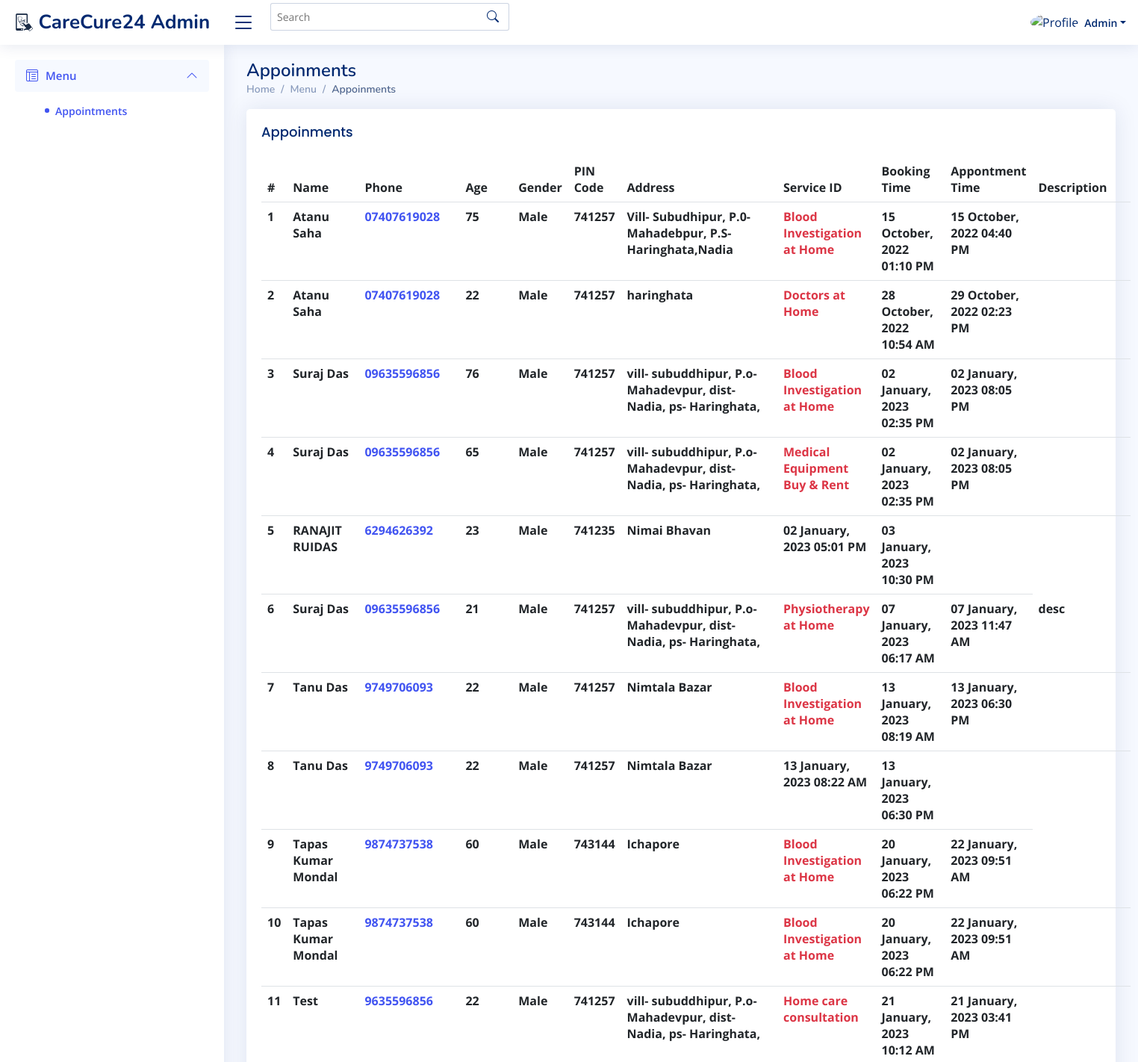
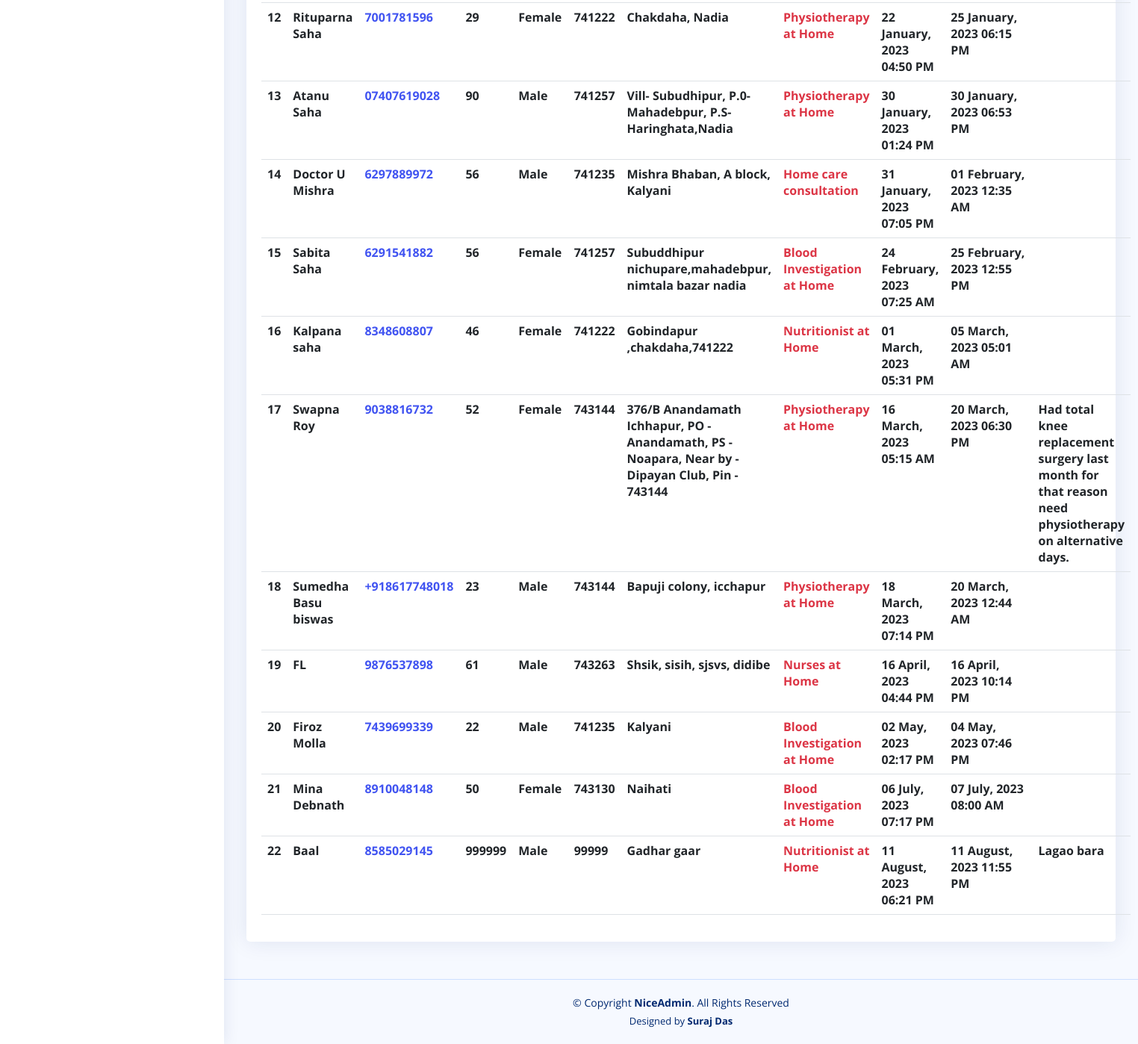
/admin/index.php (signed in), run on the app's committed database (2 pictures, top to bottom).
### tables this page shows
CREATE TABLE `appointments` (
  `id` int(11) NOT NULL,
  `name` varchar(100) NOT NULL,
  `phone` varchar(20) NOT NULL,
  `phone_alt` int(20) DEFAULT NULL,
  `age` int(10) NOT NULL,
  `gender` varchar(10) NOT NULL,
  `pin_code` int(10) NOT NULL,
  `address` text NOT NULL,
  `service_id` int(50) NOT NULL,
  `book_datetime` datetime NOT NULL,
  `appoint_datetime` datetime NOT NULL,
  `description` text DEFAULT NULL
);

CREATE TABLE `services` (
  `id` int(11) NOT NULL,
  `service_name` varchar(50) NOT NULL
);

### admin/index.php (the view, shortened to what this page needs)
<!DOCTYPE html>
<html lang="en">
<head>
    <link href="assets/vendor/bootstrap/css/bootstrap.min.css" rel="stylesheet">
    <link href="assets/vendor/bootstrap-icons/bootstrap-icons.css" rel="stylesheet">
    <link href="assets/vendor/boxicons/css/boxicons.min.css" rel="stylesheet">
    <link href="assets/vendor/quill/quill.snow.css" rel="stylesheet">
    <link href="assets/vendor/quill/quill.bubble.css" rel="stylesheet">
    <link href="assets/vendor/remixicon/remixicon.css" rel="stylesheet">
    <link href="assets/vendor/simple-datatables/style.css" rel="stylesheet">
    <link href="assets/css/style.css" rel="stylesheet">
</head>
<body>
    <?php require_once('header.php'); ?>
    <aside id="sidebar" class="sidebar">
        <ul class="sidebar-nav" id="sidebar-nav">
            <li class="nav-item"> <a class="nav-link " data-bs-target="#tables-nav" data-bs-toggle="collapse" href="#"> <i class="bi bi-layout-text-window-reverse"></i><span>Menu</span><i class="bi bi-chevron-down ms-auto"></i> </a>
                <ul id="tables-nav" class="nav-content collapse show" data-bs-parent="#sidebar-nav">
                    <li> <a href="#" class="active"> <i class="bi bi-circle"></i><span>Appointments</span> </a></li>
                </ul>
            </li>
        </ul>
    </aside>
    <main id="main" class="main">
        <div class="pagetitle">
            <h1>Appoinments</h1>
            <nav>
                <ol class="breadcrumb">
                    <li class="breadcrumb-item"><a href="#">Home</a></li>
                    <li class="breadcrumb-item">Menu</li>
                    <li class="breadcrumb-item active">Appoinments</li>
                </ol>
            </nav>
        </div>
        <section class="section">
            <div class="row">
                <div class="col-lg-12">
                    <div class="card">
                        <div class="card-body">
                            <h5 class="card-title">Appoinments</h5>
                            <table class="table datatable">
                                <thead>
                                    <tr>
                                        <th scope="col">#</th>
                                        <th scope="col">Name</th>
                                        <th scope="col">Phone</th>
                                        <th scope="col">Age</th>
                                        <th scope="col">Gender</th>
                                        <th scope="col">PIN Code</th>
                                        <th scope="col">Address</th>
                                        <th scope="col">Service ID</th>
                                        <th scope="col">Booking Time</th>
                                        <th scope="col">Appontment Time</th>
                                        <th scope="col">Description</th>
                                    </tr>
                                </thead>
                                <tbody>
                                    <?php
                                    $sql = "SELECT * FROM appointments";
                                    $res = $conn->query($sql);
                                    while ($row = $res->fetch_assoc()) {
                                        echo '<tr>';
                                        echo '<th scope="row">' . $row['id'] . '</th>';
                                        echo '<th scope="row">' . $row['name'] . '</th>';
                                        echo '<th scope="row"><a href="tel:'.$row['phone'].'">' . $row['phone'] . '</a></th>';
                                        echo '<th scope="row">' . $row['age'] . '</th>';
                                        echo '<th scope="row">' . $row['gender'] . '</th>';
                                        echo '<th scope="row">' . $row['pin_code'] . '</th>';
                                        echo '<th scope="row">' . $row['address'] . '</th>';
                                        $sqls = "SELECT * FROM services";
                                        $res_s = $conn->query($sqls);
                                        while ($row_s = $res_s->fetch_assoc()) {
                                            if ($row['service_id'] == $row_s['id']) {
                                                echo '<th scope="row" class="text-danger">' . $row_s['service_name'] . '</th>';
                                            }
                                        }
                                        $date_b = date_create($row['book_datetime']);
                                        echo '<th scope="row">' . date_format($date_b, "d F, Y h:i A") . '</th>';
                                        $date_a = date_create($row['appoint_datetime']);
                                        echo '<th scope="row">' . date_format($date_a, "d F, Y h:i A") . '</th>';
                                        echo '<th scope="row">' . $row['description'] . '</th>';
                                        echo '</tr>';
                                    }
                                    ?>
                                </tbody>
                            </table>
                        </div>
                    </div>
                </div>
            </div>
        </section>
    </main>
    <?php require('footer.php'); ?>
</body>
</html>

### admin/assets/css/style.css (style rules this page uses)
:root { scroll-behavior: smooth; }
body { font-family: "Open Sans", sans-serif; background: #f6f9ff; color: #444444; }
a { color: #4154f1; text-decoration: none; }
h1, h2, h3, h4, h5, h6 { font-family: "Nunito", sans-serif; }
#main { margin-top: 60px; padding: 20px 30px; transition: all 0.3s; }
.pagetitle { margin-bottom: 10px; }
.pagetitle h1 { font-size: 24px; margin-bottom: 0; font-weight: 600; color: #012970; }
.card { margin-bottom: 30px; border: none; border-radius: 5px; box-shadow: 0px 0 30px rgba(1, 41, 112, 0.1); }
.card-title { padding: 20px 0 15px 0; font-size: 18px; font-weight: 500; color: #012970; font-family: "Poppins", sans-serif; }
.card-body { padding: 0 20px 20px 20px; }
.breadcrumb { font-size: 14px; font-family: "Nunito", sans-serif; color: #899bbd; font-weight: 600; }
.breadcrumb a { color: #899bbd; transition: 0.3s; }
.breadcrumb .breadcrumb-item::before { color: #899bbd; }
.breadcrumb .active { color: #51678f; font-weight: 600; }
.sidebar { position: fixed; top: 60px; left: 0; bottom: 0; width: 300px; z-index: 996; transition: all 0.3s; padding: 20px; overflow-y: auto; scrollbar-width: thin; scrollbar-color: #aab7cf transparent; box-shadow: 0px 0px 20px rgba(1, 41, 112, 0.1); background-color: #fff; }
@media (min-width: 1200px) { #main, #footer { margin-left: 300px; } }
.sidebar-nav { padding: 0; margin: 0; list-style: none; }
.sidebar-nav li { padding: 0; margin: 0; list-style: none; }
.sidebar-nav .nav-item { margin-bottom: 5px; }
.sidebar-nav .nav-link { display: flex; align-items: center; font-size: 15px; font-weight: 600; color: #4154f1; transition: 0.3; background: #f6f9ff; padding: 10px 15px; border-radius: 4px; }
.sidebar-nav .nav-link i { font-size: 16px; margin-right: 10px; color: #4154f1; }
.sidebar-nav .nav-link .bi-chevron-down { margin-right: 0; transition: transform 0.2s ease-in-out; }
.sidebar-nav .nav-link:not(.collapsed) .bi-chevron-down { transform: rotate(180deg); }
.sidebar-nav .nav-content { padding: 5px 0 0 0; margin: 0; list-style: none; }
.sidebar-nav .nav-content a { display: flex; align-items: center; font-size: 14px; font-weight: 600; color: #012970; transition: 0.3; padding: 10px 0 10px 40px; transition: 0.3s; }
.sidebar-nav .nav-content a i { font-size: 6px; margin-right: 8px; line-height: 0; border-radius: 50%; }
.sidebar-nav .nav-content a:hover, .sidebar-nav .nav-content a.active { color: #4154f1; }
.sidebar-nav .nav-content a.active i { background-color: #4154f1; }

### data on the page
appointments: id "1", name "Atanu Saha", phone "07407619028", age "75", gender "Male", pin_code "741257", address "Vill- Subudhipur, P.0- Mahadebpur, P.S- Haringhata,Nadia", book_datetime "15 October, 2022 01:10 PM", appoint_datetime "15 October, 2022 04:40 PM"
services: service_name "Blood Investigation at Home"
appointments: id "2", name "Atanu Saha", phone "07407619028", age "22", gender "Male", pin_code "741257", address "haringhata", book_datetime "28 October, 2022 10:54 AM", appoint_datetime "29 October, 2022 02:23 PM"
services: service_name "Doctors at Home"
appointments: id "3", name "Suraj Das", phone "09635596856", age "76", gender "Male", pin_code "741257", address "vill- subuddhipur, P.o- Mahadevpur, dist- Nadia, ps- Haringhata,", book_datetime "02 January, 2023 02:35 PM", appoint_datetime "02 January, 2023 08:05 PM"
appointments: id "4", name "Suraj Das", phone "09635596856", age "65", gender "Male", pin_code "741257", address "vill- subuddhipur, P.o- Mahadevpur, dist- Nadia, ps- Haringhata,", book_datetime "02 January, 2023 02:35 PM", appoint_datetime "02 January, 2023 08:05 PM"
services: service_name "Medical Equipment Buy & Rent"
appointments: id "5", name "RANAJIT RUIDAS", phone "6294626392", age "23", gender "Male", pin_code "741235", address "Nimai Bhavan", book_datetime "02 January, 2023 05:01 PM", appoint_datetime "03 January, 2023 10:30 PM"
appointments: id "6", name "Suraj Das", phone "09635596856", age "21", gender "Male", pin_code "741257", address "vill- subuddhipur, P.o- Mahadevpur, dist- Nadia, ps- Haringhata,", book_datetime "07 January, 2023 06:17 AM", appoint_datetime "07 January, 2023 11:47 AM", description "desc"
services: service_name "Physiotherapy at Home"
appointments: id "7", name "Tanu Das", phone "9749706093", age "22", gender "Male", pin_code "741257", address "Nimtala Bazar", book_datetime "13 January, 2023 08:19 AM", appoint_datetime "13 January, 2023 06:30 PM"
appointments: id "8", name "Tanu Das", phone "9749706093", age "22", gender "Male", pin_code "741257", address "Nimtala Bazar", book_datetime "13 January, 2023 08:22 AM", appoint_datetime "13 January, 2023 06:30 PM"
appointments: id "9", name "Tapas Kumar Mondal", phone "9874737538", age "60", gender "Male", pin_code "743144", address "Ichapore", book_datetime "20 January, 2023 06:22 PM", appoint_datetime "22 January, 2023 09:51 AM"
appointments: id "10", name "Tapas Kumar Mondal", phone "9874737538", age "60", gender "Male", pin_code "743144", address "Ichapore", book_datetime "20 January, 2023 06:22 PM", appoint_datetime "22 January, 2023 09:51 AM"
appointments: id "11", name "Test", phone "9635596856", age "22", gender "Male", pin_code "741257", address "vill- subuddhipur, P.o- Mahadevpur, dist- Nadia, ps- Haringhata,", book_datetime "21 January, 2023 10:12 AM", appoint_datetime "21 January, 2023 03:41 PM"
services: service_name "Home care consultation"
appointments: id "12", name "Rituparna Saha", phone "7001781596", age "29", gender "Female", pin_code "741222", address "Chakdaha, Nadia", book_datetime "22 January, 2023 04:50 PM", appoint_datetime "25 January, 2023 06:15 PM"
appointments: id "13", name "Atanu Saha", phone "07407619028", age "90", gender "Male", pin_code "741257", address "Vill- Subudhipur, P.0- Mahadebpur, P.S- Haringhata,Nadia", book_datetime "30 January, 2023 01:24 PM", appoint_datetime "30 January, 2023 06:53 PM"
appointments: id "14", name "Doctor U Mishra", phone "6297889972", age "56", gender "Male", pin_code "741235", address "Mishra Bhaban, A block, Kalyani", book_datetime "31 January, 2023 07:05 PM", appoint_datetime "01 February, 2023 12:35 AM"
appointments: id "15", name "Sabita Saha", phone "6291541882", age "56", gender "Female", pin_code "741257", address "Subuddhipur nichupare,mahadebpur, nimtala bazar nadia", book_datetime "24 February, 2023 07:25 AM", appoint_datetime "25 February, 2023 12:55 PM"
appointments: id "16", name "Kalpana saha", phone "8348608807", age "46", gender "Female", pin_code "741222", address "Gobindapur ,chakdaha,741222", book_datetime "01 March, 2023 05:31 PM", appoint_datetime "05 March, 2023 05:01 AM"
services: service_name "Nutritionist at Home"
appointments: id "17", name "Swapna Roy", phone "9038816732", age "52", gender "Female", pin_code "743144", address "376/B Anandamath Ichhapur, PO - Anandamath, PS - Noapara, Near by - Dipayan Club, Pin - 743144", book_datetime "16 March, 2023 05:15 AM", appoint_datetime "20 March, 2023 06:30 PM", description "Had total knee replacement surgery last month for that reason need physiotherapy on alternative days."
appointments: id "18", name "Sumedha Basu biswas", phone "+918617748018", age "23", gender "Male", pin_code "743144", address "Bapuji colony, icchapur", book_datetime "18 March, 2023 07:14 PM", appoint_datetime "20 March, 2023 12:44 AM"
appointments: id "19", name "FL", phone "9876537898", age "61", gender "Male", pin_code "743263", address "Shsik, sisih, sjsvs, didibe", book_datetime "16 April, 2023 04:44 PM", appoint_datetime "16 April, 2023 10:14 PM"
services: service_name "Nurses at Home"
appointments: id "20", name "Firoz Molla", phone "7439699339", age "22", gender "Male", pin_code "741235", address "Kalyani", book_datetime "02 May, 2023 02:17 PM", appoint_datetime "04 May, 2023 07:46 PM"
appointments: id "21", name "Mina Debnath", phone "8910048148", age "50", gender "Female", pin_code "743130", address "Naihati", book_datetime "06 July, 2023 07:17 PM", appoint_datetime "07 July, 2023 08:00 AM"
appointments: id "22", name "Baal", phone "8585029145", age "999999", gender "Male", pin_code "99999", address "Gadhar gaar", book_datetime "11 August, 2023 06:21 PM", appoint_datetime "11 August, 2023 11:55 PM", description "Lagao bara"
